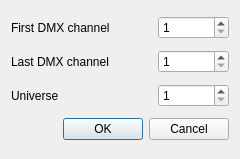
<?xml version="1.0" encoding="UTF-8"?>
<ui version="4.0">
 <class>DmxRangeWidget</class>
 <widget class="QDialog" name="DmxRangeWidget">
  <property name="geometry">
   <rect>
    <x>0</x>
    <y>0</y>
    <width>240</width>
    <height>159</height>
   </rect>
  </property>
  <property name="windowTitle">
   <string>DMX range selection</string>
  </property>
  <layout class="QGridLayout" name="gridLayout" columnstretch="2,1">
   <item row="0" column="0">
    <widget class="QLabel" name="firstLabel">
     <property name="text">
      <string>First DMX channel</string>
     </property>
    </widget>
   </item>
   <item row="0" column="1">
    <widget class="QSpinBox" name="firstDmxChanSpin">
     <property name="minimum">
      <number>1</number>
     </property>
     <property name="maximum">
      <number>512</number>
     </property>
    </widget>
   </item>
   <item row="1" column="0">
    <widget class="QLabel" name="lastLabel">
     <property name="text">
      <string>Last DMX channel</string>
     </property>
    </widget>
   </item>
   <item row="1" column="1">
    <widget class="QSpinBox" name="lastDmxChanSpin">
     <property name="minimum">
      <number>1</number>
     </property>
     <property name="maximum">
      <number>512</number>
     </property>
    </widget>
   </item>
   <item row="2" column="0">
    <widget class="QLabel" name="universeLabel">
     <property name="text">
      <string>Universe</string>
     </property>
    </widget>
   </item>
   <item row="2" column="1">
    <widget class="QSpinBox" name="universeSpin">
     <property name="minimum">
      <number>1</number>
     </property>
     <property name="maximum">
      <number>4</number>
     </property>
    </widget>
   </item>
   <item row="3" column="0" colspan="2">
    <widget class="QDialogButtonBox" name="buttonBox">
     <property name="orientation">
      <enum>Qt::Horizontal</enum>
     </property>
     <property name="standardButtons">
      <set>QDialogButtonBox::Cancel|QDialogButtonBox::Ok</set>
     </property>
    </widget>
   </item>
  </layout>
 </widget>
 <resources/>
 <connections>
  <connection>
   <sender>buttonBox</sender>
   <signal>accepted()</signal>
   <receiver>DmxRangeWidget</receiver>
   <slot>accept()</slot>
   <hints>
    <hint type="sourcelabel">
     <x>248</x>
     <y>254</y>
    </hint>
    <hint type="destinationlabel">
     <x>157</x>
     <y>274</y>
    </hint>
   </hints>
  </connection>
  <connection>
   <sender>buttonBox</sender>
   <signal>rejected()</signal>
   <receiver>DmxRangeWidget</receiver>
   <slot>reject()</slot>
   <hints>
    <hint type="sourcelabel">
     <x>316</x>
     <y>260</y>
    </hint>
    <hint type="destinationlabel">
     <x>286</x>
     <y>274</y>
    </hint>
   </hints>
  </connection>
 </connections>
</ui>
